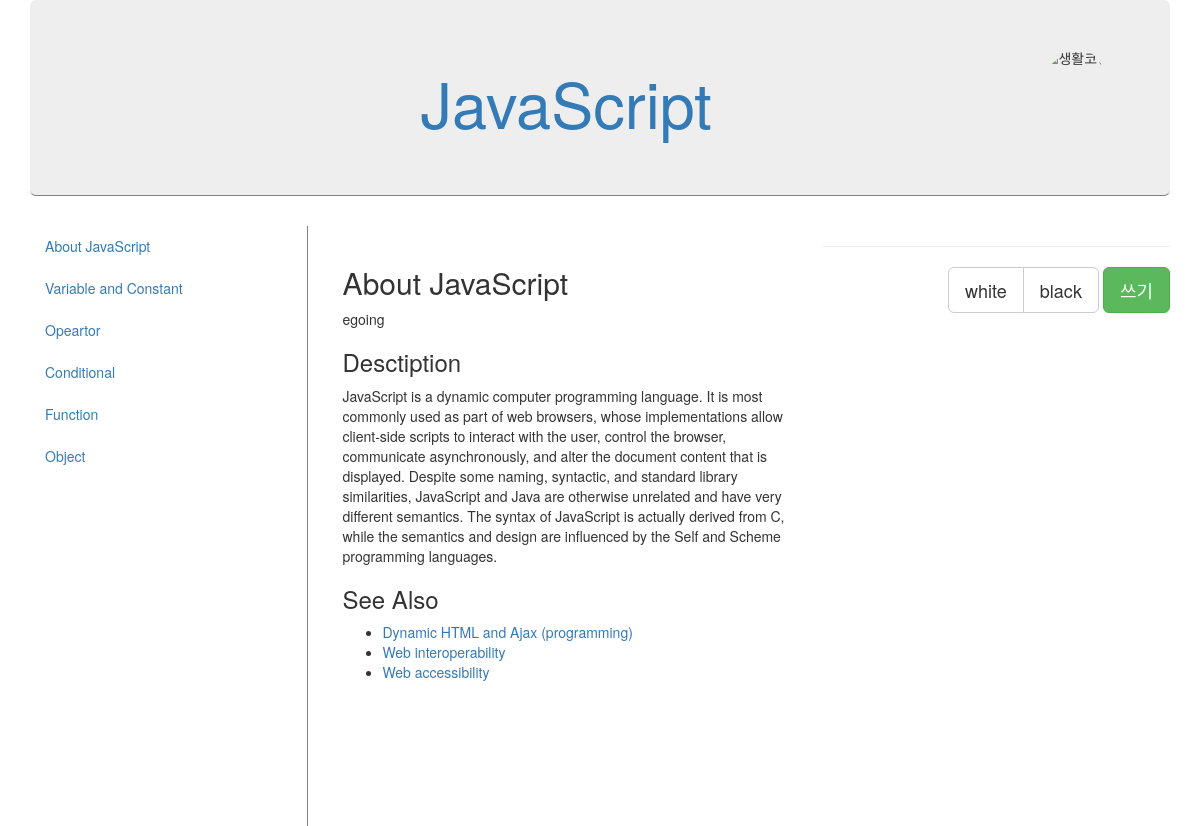
Page /index.php?id=1 on the committed database.
### tables this page shows
CREATE TABLE `topic` (
  `id` int(11) NOT NULL AUTO_INCREMENT,
  `title` varchar(100) NOT NULL,
  `description` text NOT NULL,
  `author` int(11) NOT NULL,
  `created` datetime NOT NULL,
  PRIMARY KEY (`id`)
);

CREATE TABLE `user` (
  `id` int(11) NOT NULL AUTO_INCREMENT,
  `name` varchar(20) NOT NULL,
  `password` varchar(30) NOT NULL,
  PRIMARY KEY (`id`)
);

### index.php (the view, shortened to what this page needs)
<?php
require("config/config.php");
$conn = db_init($config["host"], $config["duser"], $config["dpw"], $config["dname"]);
$result = mysqli_query($conn, "SELECT * FROM topic");
?>
<!DOCTYPE html>
<html>
<head>
  <link rel="stylesheet" type="text/css" href="http://localhost/css/style.css">
  <link href="/bootstrap-3.3.4-dist/css/bootstrap.min.css" rel="stylesheet">
</head>
<body id="target">
  <div class="container">
    <header class="jumbotron text-center">
      <img src="https://s3.ap-northeast-2.amazonaws.com/opentutorials-user-file/course/94.png" alt="생활코딩" class="img-circle" id="logo">
        <h1><a href="http://localhost/index.php">JavaScript</a></h1>
    </header>
    <div class="row">
        <nav class="col-md-3">
          <ol class="nav nav-pills nav-stacked">
          <?php
          while( $row = mysqli_fetch_assoc($result)){
            echo '<li><a href="http://localhost/index.php?id='.$row['id'].'">'.htmlspecialchars($row['title']).'</a></li>'."\n";
          }
          ?>
        </nav>
        <div class="col-md-9">
          <article>
          <?php
          if(empty($_GET['id']) === false ) {
              $sql = "SELECT topic.id,title,name,description FROM topic LEFT JOIN user ON topic.author = user.id WHERE topic.id=".$_GET['id'];
              $result = mysqli_query($conn, $sql);
              $row = mysqli_fetch_assoc($result);
              echo '<h2>'.htmlspecialchars($row['title']).'</h2>';
              echo '<p>'.htmlspecialchars($row['name']).'</p>';
              echo strip_tags($row['description'], '<a><h1><h2><h3><h4><h5><ul><ol><li>');
          }
          ?>
          </article>
          <hr>
          <div id="control">
            <div class="btn-group" role="group" aria-label="...">
              <input type="button" value="white" onclick="document.getElementById('target').className='white'" class="btn btn-default  btn-lg"/>
              <input type="button" value="black" onclick="document.getElementById('target').className='black'" class="btn btn-default btn-lg"/>
            </div>
            <a href="http://localhost/write.php" class="btn btn-success  btn-lg">쓰기</a>
          </div>
        </div>
    </div>
  </div>
</body>
</html>

### css/style.css (style rules this page uses)
header { border-bottom:1px solid gray; padding:20px; }
nav { border-right:1px solid gray; width:200px; height:600px; float:left; }
nav ol { padding-left: 0px; list-style:none; }
article { float:left; padding: 20px; width: 500px; }
header img { float: right; height: 100px; }
h2 { font-size:50px; }
#control { float: right; }

### rows in the picture
topic: title "About JavaScript", user.name "egoing", description "Desctiption JavaScript is a dynamic computer programming language. It is most commonly used as part of web browsers, whose implementations allow client-side scripts to interact with the user, control the browser, communicate asynchronously, and alter the document content that is displayed. Despite some naming, syntactic, and standard library similarities, JavaScript and Java are otherwise unrelated and have very different semantics. The syntax of JavaScript is actually derived from C, while the semantics and design are influenced by the Self and Scheme programming languages. See Also Dynamic HTML and Ajax (programming) Web interoperability Web accessibility"
topic: title "Variable and Constant"
topic: title "Opeartor"
topic: title "Conditional"
topic: title "Function"
topic: title "Object"
